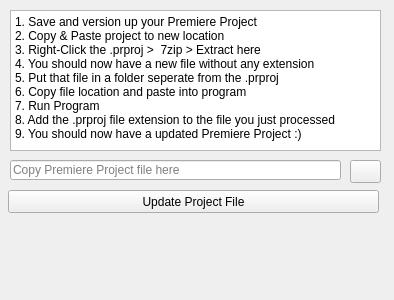
<?xml version="1.0" encoding="UTF-8"?>
<ui version="4.0">
 <class>Form</class>
 <widget class="QWidget" name="Form">
  <property name="geometry">
   <rect>
    <x>0</x>
    <y>0</y>
    <width>394</width>
    <height>300</height>
   </rect>
  </property>
  <property name="windowTitle">
   <string>Form</string>
  </property>
  <widget class="QWidget" name="verticalLayoutWidget">
   <property name="geometry">
    <rect>
     <x>0</x>
     <y>0</y>
     <width>391</width>
     <height>291</height>
    </rect>
   </property>
   <layout class="QVBoxLayout" name="verticalLayout">
    <item>
     <widget class="QFrame" name="frame">
      <property name="minimumSize">
       <size>
        <width>0</width>
        <height>0</height>
       </size>
      </property>
      <property name="frameShape">
       <enum>QFrame::NoFrame</enum>
      </property>
      <property name="frameShadow">
       <enum>QFrame::Raised</enum>
      </property>
      <widget class="QPlainTextEdit" name="Instructions">
       <property name="enabled">
        <bool>true</bool>
       </property>
       <property name="geometry">
        <rect>
         <x>10</x>
         <y>10</y>
         <width>371</width>
         <height>141</height>
        </rect>
       </property>
       <property name="autoFillBackground">
        <bool>false</bool>
       </property>
       <property name="plainText">
        <string>1. Save and version up your Premiere Project
2. Copy &amp; Paste project to new location
3. Right-Click the .prproj &gt;  7zip &gt; Extract here
4. You should now have a new file without any extension
5. Put that file in a folder seperate from the .prproj
6. Copy file location and paste into program
7. Run Program
8. Add the .prproj file extension to the file you just processed
9. You should now have a updated Premiere Project :)</string>
       </property>
      </widget>
      <widget class="QLineEdit" name="fileLocation">
       <property name="geometry">
        <rect>
         <x>10</x>
         <y>160</y>
         <width>331</width>
         <height>20</height>
        </rect>
       </property>
       <property name="text">
        <string/>
       </property>
       <property name="placeholderText">
        <string>Copy Premiere Project file here</string>
       </property>
      </widget>
      <widget class="QPushButton" name="UpdateBtn">
       <property name="geometry">
        <rect>
         <x>8</x>
         <y>190</y>
         <width>371</width>
         <height>23</height>
        </rect>
       </property>
       <property name="text">
        <string>Update Project File</string>
       </property>
      </widget>
      <widget class="QPushButton" name="selectFile">
       <property name="geometry">
        <rect>
         <x>350</x>
         <y>160</y>
         <width>31</width>
         <height>23</height>
        </rect>
       </property>
       <property name="text">
        <string/>
       </property>
       <property name="icon">
        <iconset>
         <normaloff>../../Folder-icon.png</normaloff>../../Folder-icon.png</iconset>
       </property>
      </widget>
     </widget>
    </item>
   </layout>
  </widget>
  <zorder>verticalLayoutWidget</zorder>
  <zorder>UpdateBtn</zorder>
 </widget>
 <resources/>
 <connections/>
</ui>
